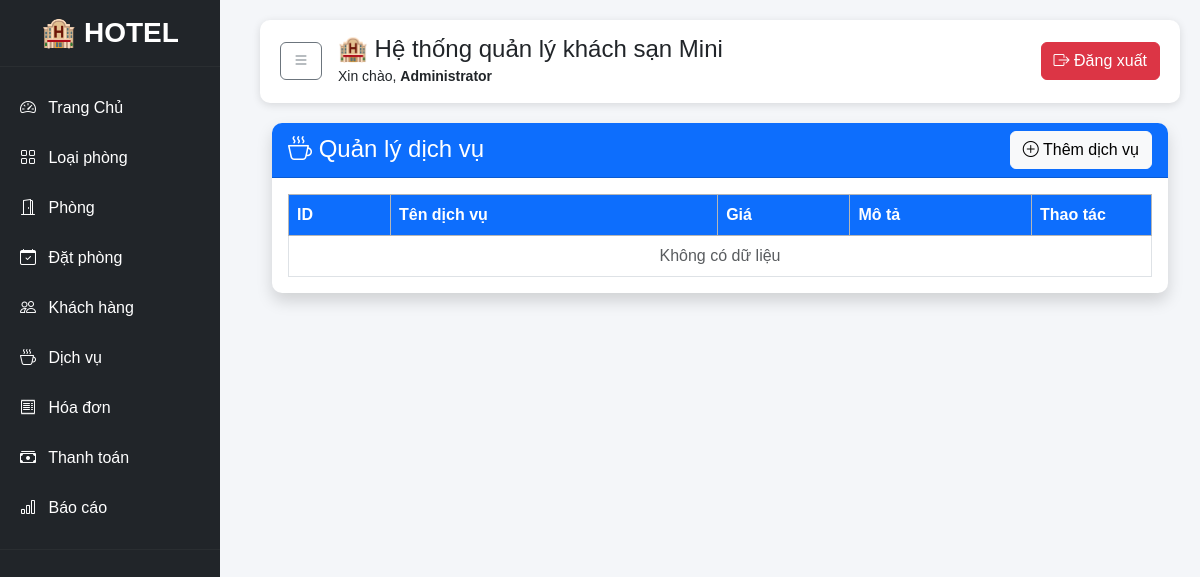
The app's page /modules/services/index.php (signed in), older data.
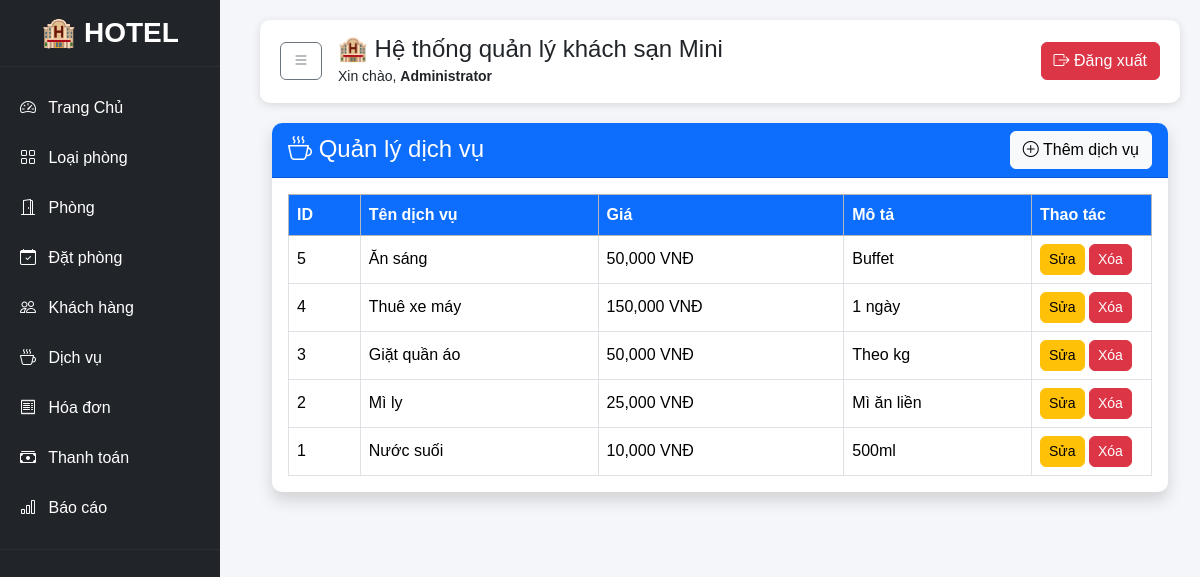
The same page, newer data.
### tables this page shows
CREATE TABLE services (
    service_id INT AUTO_INCREMENT PRIMARY KEY,
    service_name VARCHAR(100) NOT NULL,
    price INT NOT NULL COMMENT 'Giá dịch vụ VNĐ',
    description TEXT
);

### modules/services/index.php (the view, shortened to what this page needs)
<?php
    include '../../config/database.php';
    include '../../includes/header.php';
?>
<div class="container-fluid">
    <div class="card shadow">
        <div class="card-header bg-primary text-white d-flex justify-content-between align-items-center">
            <h4 class="mb-0">
                <i class="bi bi-cup-hot"></i>
                Quản lý dịch vụ
            </h4>
            <a href="create.php" class="btn btn-light">
                <i class="bi bi-plus-circle"></i>
                Thêm dịch vụ
            </a>
        </div>
        <div class="card-body">
            <div class="table-responsive">
                <table class="table table-bordered table-hover align-middle">
                    <thead class="table-secondary">
                        <tr>
                            <th>ID</th>
                            <th>Tên dịch vụ</th>
                            <th>Giá</th>
                            <th>Mô tả</th>
                            <th width="120">Thao tác</th>
                        </tr>
                    </thead>
                    <tbody>
                        <?php
                            $sql = "SELECT * FROM services ORDER BY service_id DESC";
                            $result = mysqli_query($conn, $sql);
                            if (mysqli_num_rows($result) > 0) {
                                while ($row = mysqli_fetch_assoc($result)) {
                        ?>
                                    <tr>
                                        <td><?= $row['service_id']; ?></td>
                                        <td><?= $row['service_name']; ?></td>
                                        <td><?= number_format($row['price']); ?> VNĐ</td>
                                        <td><?= $row['description']; ?></td>
                                        <td>
                                            <a href="edit.php?id=<?= $row['service_id']; ?>"
                                               class="btn btn-warning btn-sm">
                                                Sửa
                                            </a>
                                            <a href="delete.php?id=<?= $row['service_id']; ?>"
                                               class="btn btn-danger btn-sm"
                                               onclick="return confirm('Bạn có chắc muốn xóa dịch vụ này?')">
                                                Xóa
                                            </a>
                                        </td>
                                    </tr>
                        <?php
                                }
                            } else {
                                echo "<tr>
                                        <td colspan='5' class='text-center text-muted'>
                                            Không có dữ liệu
                                        </td>
                                      </tr>";
                            }
                        ?>
                    </tbody>
                </table>
            </div>
        </div>
    </div>
</div>
<?php include __DIR__.'/../../includes/footer.php'; ?>

Row changes from the older to the newer data that the page shows:
added services: service_id "5", service_name "Ăn sáng", price "50,000", description "Buffet"
added services: service_id "4", service_name "Thuê xe máy", price "150,000", description "1 ngày"
added services: service_id "3", service_name "Giặt quần áo", price "50,000", description "Theo kg"
added services: service_id "2", service_name "Mì ly", price "25,000", description "Mì ăn liền"
added services: service_id "1", service_name "Nước suối", price "10,000", description "500ml"
Text that changed along with them:
text no longer shown: "Không có dữ liệu"
